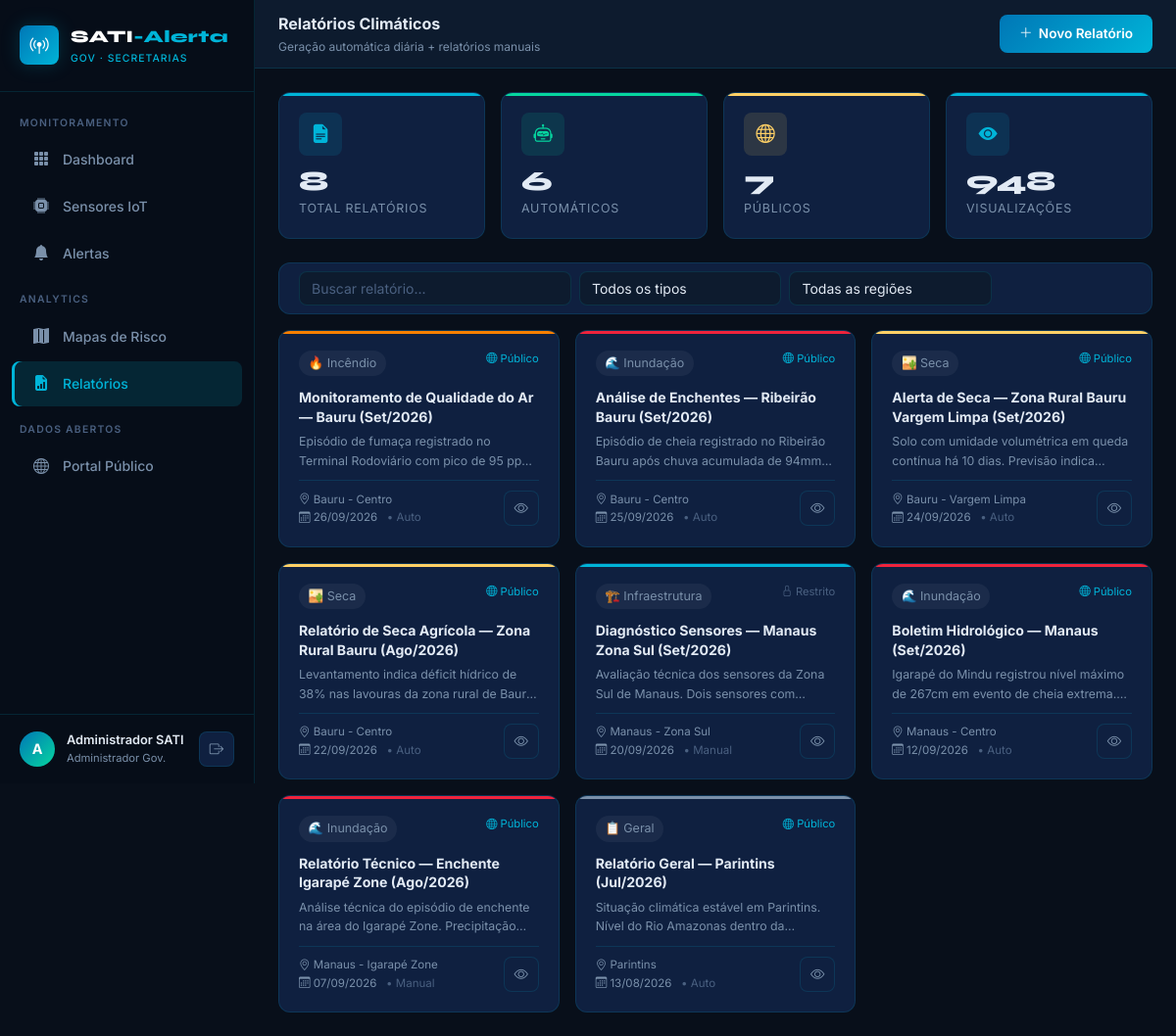
Screenshot of /public/admin/reports (signed in) with the database file from the repository.
### tables this page shows
CREATE TABLE `reports` (
  `id` int(10) unsigned NOT NULL AUTO_INCREMENT,
  `region_id` int(10) unsigned NOT NULL,
  `type` enum('flood','drought','fire','infrastructure','agriculture','general') NOT NULL,
  `title` varchar(255) NOT NULL,
  `summary` text DEFAULT NULL,
  `content` longtext DEFAULT NULL,
  `file_path` varchar(500) DEFAULT NULL COMMENT 'Caminho para PDF gerado',
  `generated_by` enum('auto','manual') DEFAULT 'auto',
  `author_id` int(10) unsigned DEFAULT NULL,
  `is_public` tinyint(1) DEFAULT 0 COMMENT 'Vis??vel na plataforma p??blica',
  `views_count` int(10) unsigned DEFAULT 0,
  `created_at` timestamp NOT NULL DEFAULT current_timestamp(),
  PRIMARY KEY (`id`),
  KEY `idx_region_type` (`region_id`,`type`),
  KEY `author_id` (`author_id`),
  CONSTRAINT `reports_ibfk_1` FOREIGN KEY (`region_id`) REFERENCES `regions` (`id`),
  CONSTRAINT `reports_ibfk_2` FOREIGN KEY (`author_id`) REFERENCES `users` (`id`)
);

CREATE TABLE `regions` (
  `id` int(10) unsigned NOT NULL AUTO_INCREMENT,
  `name` varchar(120) NOT NULL,
  `state` char(2) NOT NULL,
  `city` varchar(100) DEFAULT NULL,
  `latitude` decimal(10,7) DEFAULT NULL,
  `longitude` decimal(10,7) DEFAULT NULL,
  `geojson` longtext DEFAULT NULL COMMENT 'Pol??gono GeoJSON da regi??o para o mapa' CHECK (json_valid(`geojson`)),
  `created_at` timestamp NOT NULL DEFAULT current_timestamp(),
  PRIMARY KEY (`id`)
);

### core/Helper.php (called while the page is built, shortened)
<?php
class Helper
{
    private static string $baseUrl = '';
    public static function setBaseUrl(string $url): void
    {
        self::$baseUrl = rtrim($url, '/');
    }
    public static function getBaseUrl(): string
    {
        return self::$baseUrl;
    }
    public static function url(string $path = ''): string
    {
        $base = self::getBaseUrl();
        $path = ltrim($path, '/');
        if ($path === 'public' || $path === 'index.php') {
            $path = '';
        }
        if (str_contains($base, 'localhost/appSati-alerta') || str_contains($base, '127.0.0.1/appSati-alerta')) {
            return $path === '' ? $base . '/public' : $base . '/public/' . $path;
        }
        return $path === '' ? $base : $base . '/' . $path;
    }
    public static function asset(string $path): string
    {
        $base     = self::getBaseUrl();
        $root     = defined('ROOT_PATH') ? ROOT_PATH : dirname(__DIR__);
        $path     = ltrim($path, '/');
        $filePath = $root . '/public/assets/' . $path;
        $version  = file_exists($filePath) ? '?v=' . filemtime($filePath) : '';
        return $base . '/public/assets/' . $path . $version;
    }
    public static function e(mixed $value): string
    {
        return htmlspecialchars((string)$value, ENT_QUOTES | ENT_HTML5, 'UTF-8');
    }
    public static function formatDate(string $date, string $format = 'd/m/Y H:i'): string
    {
        $dt = new \DateTime($date);
        $tz = Config::get('app')['timezone'] ?? 'America/Manaus';
        $dt->setTimezone(new \DateTimeZone($tz));
        return $dt->format($format);
    }
}

### core/Auth.php (called while the page is built, shortened)
<?php
class Auth
{
    private static ?array $currentUser = null;
    public static function user(): ?array
    {
        if (self::$currentUser === null) {
            self::$currentUser = Session::get('user');
        }
        return self::$currentUser;
    }
}

### core/Database.php (called while the page is built, shortened)
<?php
class Database
{
    private static ?PDO $instance = null;
    public static function getInstance(): PDO
    {
        return self::$instance;
    }
    private static function connect(): void
    {
        $cfg = Config::get('database');
        $dsn = "mysql:host={$cfg['host']};port={$cfg['port']};dbname={$cfg['name']};charset={$cfg['charset']}";
        try {
            self::$instance = new PDO($dsn, $cfg['user'], $cfg['pass'], $cfg['options']);
        } catch (PDOException $e) {
            error_log('[SATI-DB] Conexão falhou: ' . $e->getMessage());
            throw new \RuntimeException('Falha na conexão com o banco de dados: ' . $e->getMessage(), (int)$e->getCode(), $e);
        }
    }
    public static function query(string $sql, array $params = []): \PDOStatement
    {
        $pdo  = self::getInstance();
        $stmt = $pdo->prepare($sql);
        $stmt->execute($params);
        return $stmt;
    }
    public static function fetchAll(string $sql, array $params = []): array
    {
        return self::query($sql, $params)->fetchAll();
    }
}

### core/Config.php (called while the page is built, shortened)
<?php
class Config
{
    private static array $loaded = [];
    public static function get(string $name): array
    {
        if (!isset(self::$loaded[$name])) {
            $path = dirname(__DIR__) . "/config/{$name}.php";
            self::$loaded[$name] = require $path;
        }
        return self::$loaded[$name];
    }
}

### public/views/admin/reports.php (the view, shortened to what this page needs)
<?php
$user = Auth::user();
$reports = Database::fetchAll(
    "SELECT rp.id, rp.type, rp.title, rp.summary, rp.file_path, rp.generated_by,
            rp.is_public, rp.views_count, rp.created_at,
            r.name AS region_name, r.state,
            u.name AS author_name
     FROM reports rp
     JOIN regions r ON r.id = rp.region_id
     LEFT JOIN users u ON u.id = rp.author_id
     ORDER BY rp.created_at DESC
     LIMIT 80"
);
$typeLabels = [
    'flood'          => ['🌊 Inundação',      'danger'],
    'drought'        => ['🏜️ Seca',           'warning'],
    'fire'           => ['🔥 Incêndio',       'critical'],
    'infrastructure' => ['🏗️ Infraestrutura', 'teal'],
    'agriculture'    => ['🌱 Agricultura',    'green'],
    'general'        => ['📋 Geral',           'muted'],
];
?>
<!DOCTYPE html>
<html lang="pt-BR">
<head>
  <link href="https://cdn.jsdelivr.net/npm/bootstrap@5.3.3/dist/css/bootstrap.min.css" rel="stylesheet">
  <link href="https://cdn.jsdelivr.net/npm/bootstrap-icons@1.11.3/font/bootstrap-icons.min.css" rel="stylesheet">
  <link href="<?= Helper::asset('css/style.css') ?>" rel="stylesheet">
</head>
<body>
<div class="app-shell">
  <aside class="sidebar">
    <div class="sidebar-brand">
      <div class="brand-icon"><i class="bi bi-broadcast-pin" style="color:#fff"></i></div>
      <div>
        <div class="brand-name">SATI<span style="color:var(--sati-teal)">-Alerta</span></div>
        <div class="brand-tag">Gov · Secretarias</div>
      </div>
    </div>
    <nav class="sidebar-nav">
      <div class="nav-section-label">Monitoramento</div>
      <a href="<?= Helper::url('admin/dashboard') ?>" class="nav-link"><i class="bi bi-grid-3x3-gap-fill"></i> Dashboard</a>
      <a href="<?= Helper::url('admin/sensors') ?>" class="nav-link"><i class="bi bi-cpu-fill"></i> Sensores IoT</a>
      <a href="<?= Helper::url('admin/alerts') ?>" class="nav-link"><i class="bi bi-bell-fill"></i> Alertas</a>
      <div class="nav-section-label mt-2">Analytics</div>
      <a href="#" class="nav-link"><i class="bi bi-map-fill"></i> Mapas de Risco</a>
      <a href="<?= Helper::url('admin/reports') ?>" class="nav-link active"><i class="bi bi-file-earmark-bar-graph-fill"></i> Relatórios</a>
      <div class="nav-section-label mt-2">Dados Abertos</div>
      <a href="<?= Helper::url('public') ?>" class="nav-link"><i class="bi bi-globe"></i> Portal Público</a>
    </nav>
    <div class="sidebar-footer">
      <div class="user-info">
        <div class="user-avatar"><?= strtoupper(substr($user['name'], 0, 1)) ?></div>
        <div><div class="user-name"><?= Helper::e($user['name']) ?></div><div class="user-role">Administrador Gov.</div></div>
        <a href="<?= Helper::url('logout') ?>" class="ms-auto btn-icon" style="text-decoration:none"><i class="bi bi-box-arrow-right"></i></a>
      </div>
    </div>
  </aside>
  <main class="main-content">
    <div class="topbar">
      <div>
        <div class="topbar-title">Relatórios Climáticos</div>
        <div class="topbar-subtitle">Geração automática diária + relatórios manuais</div>
      </div>
      <div class="topbar-actions">
        <button class="btn-sati-primary" data-bs-toggle="modal" data-bs-target="#modalNewReport">
          <i class="bi bi-plus-lg"></i> <span class="d-none d-sm-inline">Novo Relatório</span>
        </button>
      </div>
    </div>
    <div class="page-content">
      <div class="kpi-grid mb-4" style="grid-template-columns:repeat(auto-fit,minmax(160px,1fr))">
        <?php
        $totalRep   = count($reports);
        $autoRep    = count(array_filter($reports, fn($r) => $r['generated_by'] === 'auto'));
        $publicRep  = count(array_filter($reports, fn($r) => $r['is_public']));
        $totalViews = array_sum(array_column($reports, 'views_count'));
        ?>
        <div class="kpi-card accent-teal fade-in-up">
          <div class="kpi-icon"><i class="bi bi-file-earmark-text-fill"></i></div>
          <div class="kpi-value"><?= $totalRep ?></div>
          <div class="kpi-label">Total Relatórios</div>
        </div>
        <div class="kpi-card accent-green fade-in-up">
          <div class="kpi-icon" style="--accent-color:var(--sati-green)"><i class="bi bi-robot"></i></div>
          <div class="kpi-value"><?= $autoRep ?></div>
          <div class="kpi-label">Automáticos</div>
        </div>
        <div class="kpi-card accent-warning fade-in-up">
          <div class="kpi-icon" style="--accent-color:var(--sati-warning)"><i class="bi bi-globe"></i></div>
          <div class="kpi-value"><?= $publicRep ?></div>
          <div class="kpi-label">Públicos</div>
        </div>
        <div class="kpi-card fade-in-up">
          <div class="kpi-icon"><i class="bi bi-eye-fill"></i></div>
          <div class="kpi-value"><?= number_format($totalViews) ?></div>
          <div class="kpi-label">Visualizações</div>
        </div>
      </div>
      <div class="panel mb-3">
        <div class="panel-body py-2">
          <div class="row g-2">
            <div class="col-md-4">
              <input type="text" id="report-search" class="form-control" placeholder="Buscar relatório...">
            </div>
            <div class="col-md-3">
              <select id="filter-type-report" class="form-select">
                <option value="">Todos os tipos</option>
              </select>
            </div>
            <div class="col-md-3">
              <select id="filter-region-report" class="form-select">
                <option value="">Todas as regiões</option>
              </select>
            </div>
          </div>
        </div>
      </div>
      <div class="row g-3" id="reports-grid">
        <?php foreach ($reports as $i => $rep):
          [$typeLabel, $typeColor] = $typeLabels[$rep['type']] ?? ['Relatório', 'muted'];
        ?>
        <div class="col-lg-4 col-md-6 report-card-col fade-in-up"
             data-type="<?= $rep['type'] ?>"
             data-region="<?= Helper::e($rep['region_name']) ?>"
             data-search="<?= strtolower(Helper::e($rep['title'] . ' ' . $rep['region_name'])) ?>">
          <div class="kpi-card" style="--accent-color:var(--sati-<?= $typeColor === 'muted' ? 'text-muted' : $typeColor ?>);height:100%;display:flex;flex-direction:column">
            <div style="display:flex;justify-content:space-between;align-items:flex-start;margin-bottom:.75rem">
              <span style="font-size:.78rem;padding:.2rem .6rem;border-radius:20px;background:rgba(255,255,255,.05);color:var(--sati-text-muted)">
                <?= $typeLabel ?>
              </span>
              <?php if ($rep['is_public']): ?>
                <span style="font-size:.7rem;color:var(--sati-teal)"><i class="bi bi-globe"></i> Público</span>
              <?php else: ?>
                <span style="font-size:.7rem;color:var(--sati-text-dim)"><i class="bi bi-lock"></i> Restrito</span>
              <?php endif; ?>
            </div>
            <div style="font-weight:700;font-size:.88rem;margin-bottom:.35rem;flex:1;line-height:1.4">
              <?= Helper::e($rep['title']) ?>
            </div>
            <?php if ($rep['summary']): ?>
              <div style="font-size:.77rem;color:var(--sati-text-muted);margin-bottom:.6rem;display:-webkit-box;-webkit-line-clamp:2;-webkit-box-orient:vertical;overflow:hidden">
                <?= Helper::e($rep['summary']) ?>
              </div>
            <?php endif; ?>
            <div style="display:flex;justify-content:space-between;align-items:center;margin-top:auto;padding-top:.6rem;border-top:1px solid var(--sati-border)">
              <div style="font-size:.72rem;color:var(--sati-text-muted)">
                <i class="bi bi-geo-alt"></i> <?= Helper::e($rep['region_name']) ?><br>
                <i class="bi bi-calendar3"></i> <?= Helper::formatDate($rep['created_at'], 'd/m/Y') ?>
                <span style="margin-left:.4rem;color:var(--sati-text-dim)"><?= $rep['generated_by'] === 'auto' ? '• Auto' : '• Manual' ?></span>
              </div>
              <div style="display:flex;gap:.3rem">
                <button class="btn-icon" title="Visualizar" onclick="viewReport(<?= $rep['id'] ?>)">
                  <i class="bi bi-eye"></i>
                </button>
              </div>
            </div>
          </div>
        </div>
        <?php endforeach; ?>
      </div>
    </div>
  </main>
</div>
</body>
</html>

### rows the page displays
reports: typeLabel "🔥 Incêndio", is_public 1 (drawn), title "Monitoramento de Qualidade do Ar — Bauru (Set/2026)", summary "Episódio de fumaça registrado no Terminal Rodoviário com pico de 95…", region.name "Bauru - Centro", created_at "26/09/2026", generated_by "• Auto"
reports: typeLabel "🌊 Inundação", is_public 1 (drawn), title "Análise de Enchentes — Ribeirão Bauru (Set/2026)", summary "Episódio de cheia registrado no Ribeirão Bauru após chuva acumulada de…", region.name "Bauru - Centro", created_at "25/09/2026", generated_by "• Auto"
reports: typeLabel "🏜️ Seca", is_public 1 (drawn), title "Alerta de Seca — Zona Rural Bauru Vargem Limpa (Set/2026)", summary "Solo com umidade volumétrica em queda contínua há 10 dias. Previsão…", region.name "Bauru - Vargem Limpa", created_at "24/09/2026", generated_by "• Auto"
reports: typeLabel "🏜️ Seca", is_public 1 (drawn), title "Relatório de Seca Agrícola — Zona Rural Bauru (Ago/2026)", summary "Levantamento indica déficit hídrico de 38% nas lavouras da zona rural de…", region.name "Bauru - Centro", created_at "22/09/2026", generated_by "• Auto"
reports: typeLabel "🏗️ Infraestrutura", is_public 0 (drawn), title "Diagnóstico Sensores — Manaus Zona Sul (Set/2026)", summary "Avaliação técnica dos sensores da Zona Sul de Manaus. Dois sensores…", region.name "Manaus - Zona Sul", created_at "20/09/2026", generated_by "• Manual"
reports: typeLabel "🌊 Inundação", is_public 1 (drawn), title "Boletim Hidrológico — Manaus (Set/2026)", summary "Igarapé do Mindu registrou nível máximo de 267cm em evento de cheia…", region.name "Manaus - Centro", created_at "12/09/2026", generated_by "• Auto"
reports: typeLabel "🌊 Inundação", is_public 1 (drawn), title "Relatório Técnico — Enchente Igarapé Zone (Ago/2026)", summary "Análise técnica do episódio de enchente na área do Igarapé Zone.…", region.name "Manaus - Igarapé Zone", created_at "07/09/2026", generated_by "• Manual"
reports: typeLabel "📋 Geral", is_public 1 (drawn), title "Relatório Geral — Parintins (Jul/2026)", summary "Situação climática estável em Parintins. Nível do Rio Amazonas dentro…", region.name "Parintins", created_at "13/08/2026", generated_by "• Auto"

### other values shown
substr($user['name'], 0, 1) "A"
Helper::e($user['name']) "Administrador SATI"
$totalRep "8"
$autoRep "6"
$publicRep "7"
$totalViews "948"
